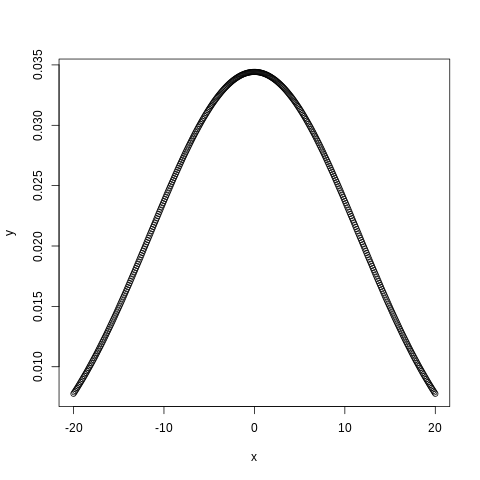

Source code (R):
#sequence of values from -20 to 20 with difference of .1f
x <- seq(-20, 20, by=0.1)

y <- dnorm(x, mean(x), sd(x))


png(file="normal_dist.png")

plot(x, y)

dev.off() #saving the file
